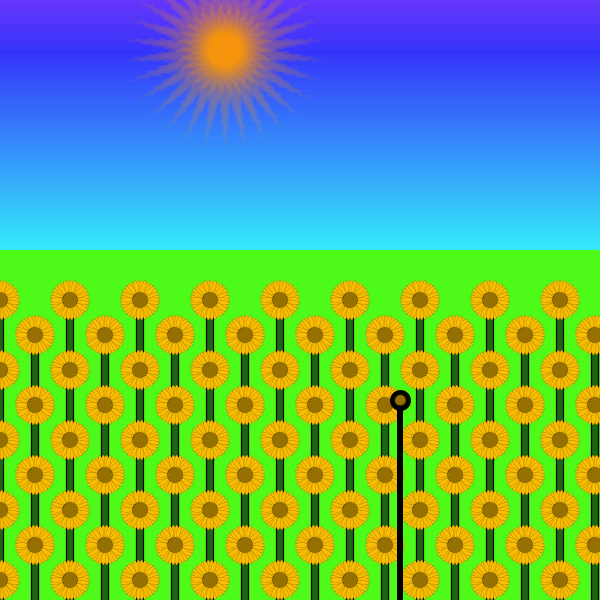
Frame 1 (no input)
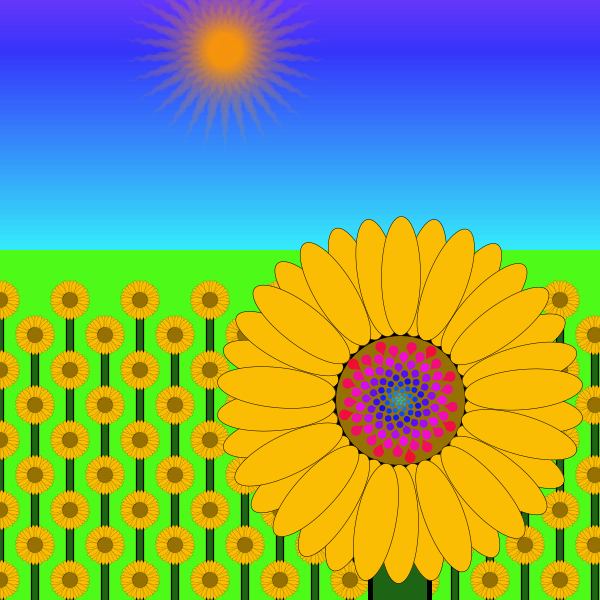
Frame 60 (the mouse pressed at the canvas centre just before this capture)
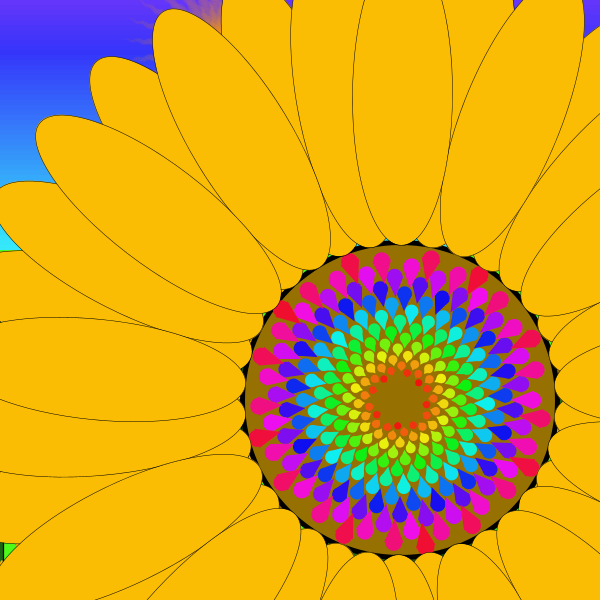
Frame 120 (the mouse held since frame 60 and released just before this capture)

The Processing sketch that drew these frames (run headless with seeded random() and noise(); from frame 60 on, the mouse is pressed at the canvas centre):

// Processing sketch: processing_166627
// ── processing_166627.pde

float x=1;
void setup(){
  size(600,600);
  colorMode(HSB);
  
}
void draw(){
  bckGrnd();
  Sun(450,100,200);
  for(int i=0; i<600; i+=70){
    for(int j=300; j<600; j+=70){
      sunflower(i,j,.5,50);
    }
  }
  for(int i=35; i<600; i+=70){
    for(int j=335; j<600; j+=70){
      sunflower(i,j,.5,50);
    }
  }
  sunflower(400,400,2,x);
  x+=2;
  if(x>250){
    x-=5;
  }
  if(mousePressed){
    x=mouseX;
  }
}

void Sun(int X, int Y, float Size){
  float num=0;
  fill(25, 250, 250, 20);
  noStroke();
  
  
  for (int i = -180; i < 180; i+=12) {
    float x = sin(radians(i)) * 15;
    float y = cos(radians(i)) * 15;
       
    //float x = i;
    //float y = 0;
    pushMatrix();
    scale(Size/400);
    translate(X,Y);
    translate(x, y);
    rotate(radians(-i));
    for(int q = 0; q < 200; q+=5){
      float d = map(q, 0, 200, 40, 0);
      float a = sin(-i+q+num) * 2;
      ellipse(a, q, d, d);
    }
    popMatrix();
  }
   
  num += 0.2;
}

void bckGrnd(){
  background(75,230,250);
  noStroke();
  for(int i = 0, c = 180; i < 250; i+=5, c--){
    fill(c,200,250);
    rect(0,i,600,5);
  }
}

void sunflower(int X, int Y, float Scale,float x){
  pushMatrix();
  translate(X,Y);
  scale(Scale/4);
  stroke(0);
  strokeWeight(10);
  fill(80,200,100);
  rect(-x/2,0,x,600);
  fill(32,250,150);
  ellipse(0,0,2*x+30,2*x+30);
  rotate(PI);
  strokeWeight(1);
  noStroke();
  if(Scale>1){
    for (float t=1; t<250; t++){
      fill(t,240,240);
    rotate(137.5*PI/180);
    //ellipse(t,0,2*sqrt(t),2*sqrt(t));
    //triangle(t,t/20+5,t,-t/20-5,t/1.2,0);
    if(t-250+x > 0){
      ellipse(abs(t-250+x),0,2*sqrt((t-250+x)),2*sqrt((t-250+x)));
      triangle((t+x-250),(t+x-250)/20+5,(t+x-250),-(t+x-250)/20-5,(t+x-250)/1.2,0);
      }
    }
  }
  stroke(0);
  for(int i = 0; i < 34; i++){
    rotate(21*TWO_PI/34);
    fill(32,250,250);
    ellipse(2*x+10,0,2*x,2*x/3);
  }
  popMatrix();
}
